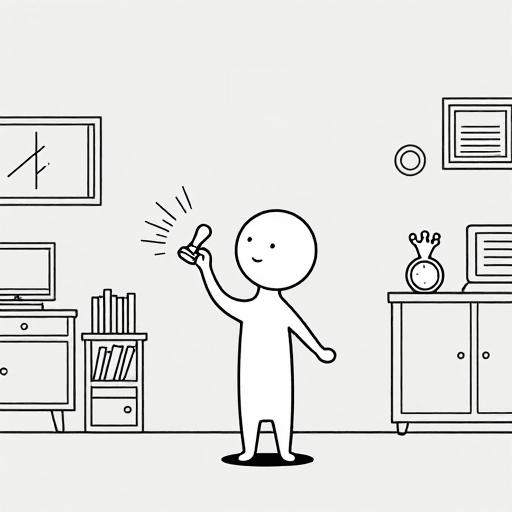
#> input picture assets/words/a/attest.png, 512 x 512 px
$ python -i generate_m2_unit15_drawthings.py   (imports and definitions only)
#> lines starting #> are read from the running program, lines starting #| are printed output that depends on the picture
#> further down, picture is the input picture: PIL image 512x512 P; mean R, G, B 226.4, 226.8, 224.9
#!/usr/bin/env python3
"""
Draw Things 기반 중학교 2학년 Unit 15 단어 이미지 일괄 생성 스크립트
- 대상: Unit 15 (m2-281 ~ m2-300) 중 미등록 단어 18개
- Draw Things API (http://127.0.0.1:7860/sdapi/v1/txt2img) 연동
- 생성 규격: 1254x1254 순수 칠흑색(#000000) 잉크 + 순백색 배경
- assets/words/<단어>.png 저장 및 src/constants/wordImages.ts 자동 등록
"""

import os
import sys
import json
import time
import base64
import urllib.request
import io
from PIL import Image

API_URL = "http://127.0.0.1:7860/sdapi/v1/txt2img"
SCRIPT_DIR = os.path.dirname(os.path.abspath(__file__))
PROJECT_ROOT = os.path.dirname(SCRIPT_DIR)
ASSETS_DIR = os.path.join(PROJECT_ROOT, "assets", "words")
WORD_IMAGES_TS = os.path.join(PROJECT_ROOT, "src", "constants", "wordImages.ts")
PROMPTS_FILE = os.path.join(SCRIPT_DIR, "m2_units11_15_prompts.json")

def render_clean_framed_image(src_img: Image.Image, canvas_size=1254) -> Image.Image:
    """순수 칠흑색 잉크 라인 및 순백색 배경으로 정제 후 1254x1254 고품질 업스케일"""
#> called with canvas_size = 1254
    gray = src_img.convert("L")

    def clean_ink(v):
        if v <= 100: return 0
        if v >= 230: return 255
        return int(((v - 100) / (230 - 100)) * 255)

    cleaned = gray.point(clean_ink)
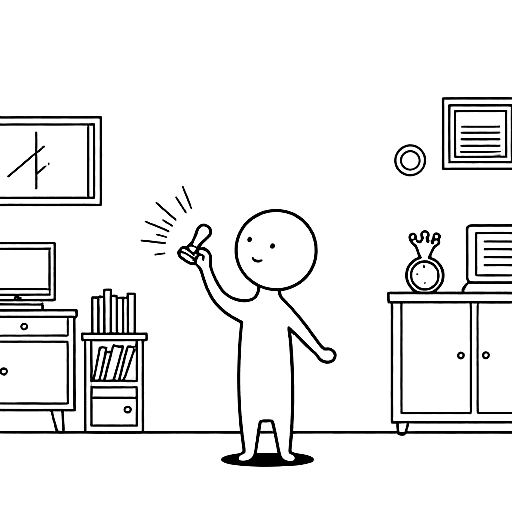
#> cleaned: PIL image 512x512 L; min 0, max 255, mean 236.5
    upscaled = cleaned.resize((canvas_size, canvas_size), Image.Resampling.LANCZOS)
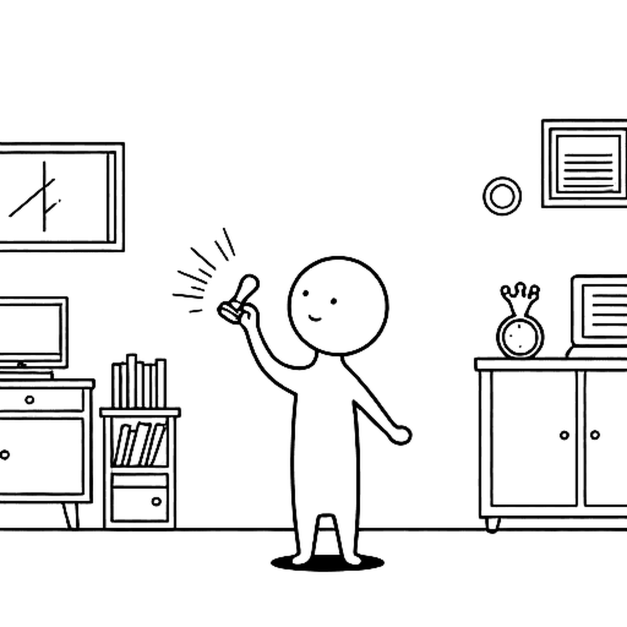
#> upscaled: PIL image 1254x1254 L (shown at 1/2 size); min 0, max 255, mean 236.5
    final_clean = upscaled.point(clean_ink)
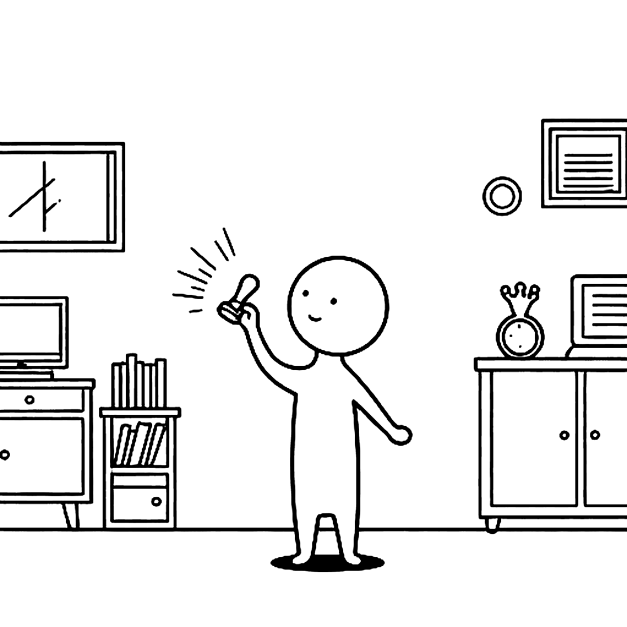
#> final_clean: PIL image 1254x1254 L (shown at 1/2 size); min 0, max 255, mean 234.3
    return final_clean.convert("RGB")

# [116 lines left out: functions update_word_images_ts, generate_unit15_words, not called in this run]

# [2 lines not run here, left out]

>>> from PIL import Image
>>> picture = Image.open('../assets/words/a/attest.png')
>>> result = render_clean_framed_image(picture)

$ run again, on assets/words/a/accumulation.png
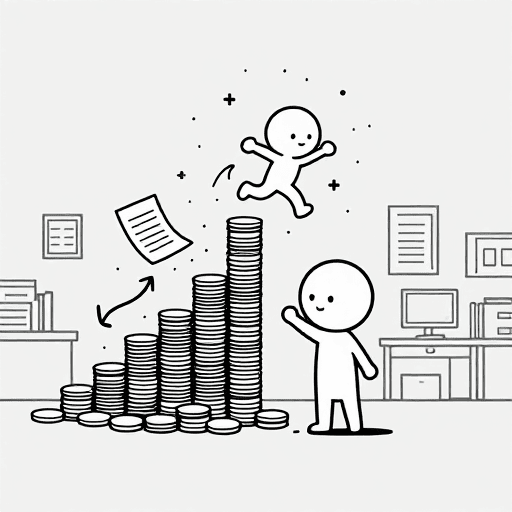
#> input picture assets/words/a/accumulation.png, 512 x 512 px
#> picture is the input picture: PIL image 512x512 P; mean R, G, B 220.2, 220.4, 219.6
#> in render_clean_framed_image, `cleaned = gray.point(clean_ink)`:
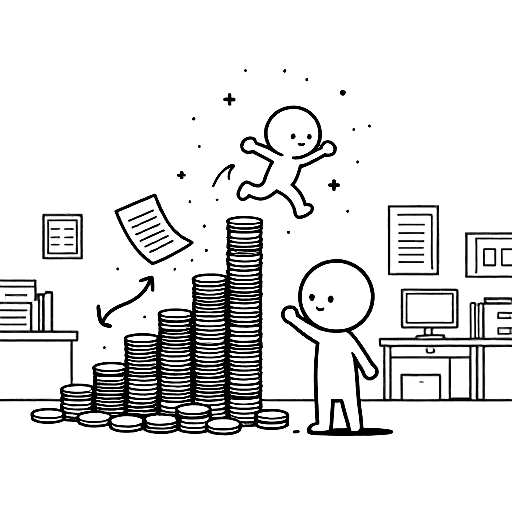
#> cleaned: PIL image 512x512 L; min 0, max 255, mean 226.9
#> in render_clean_framed_image, `final_clean = upscaled.point(clean_ink)`:
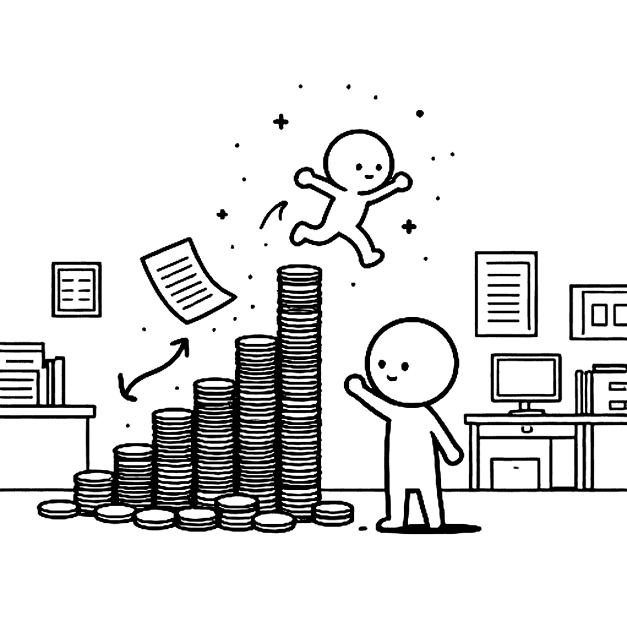
#> final_clean: PIL image 1254x1254 L (shown at 1/2 size); min 0, max 255, mean 223.6
